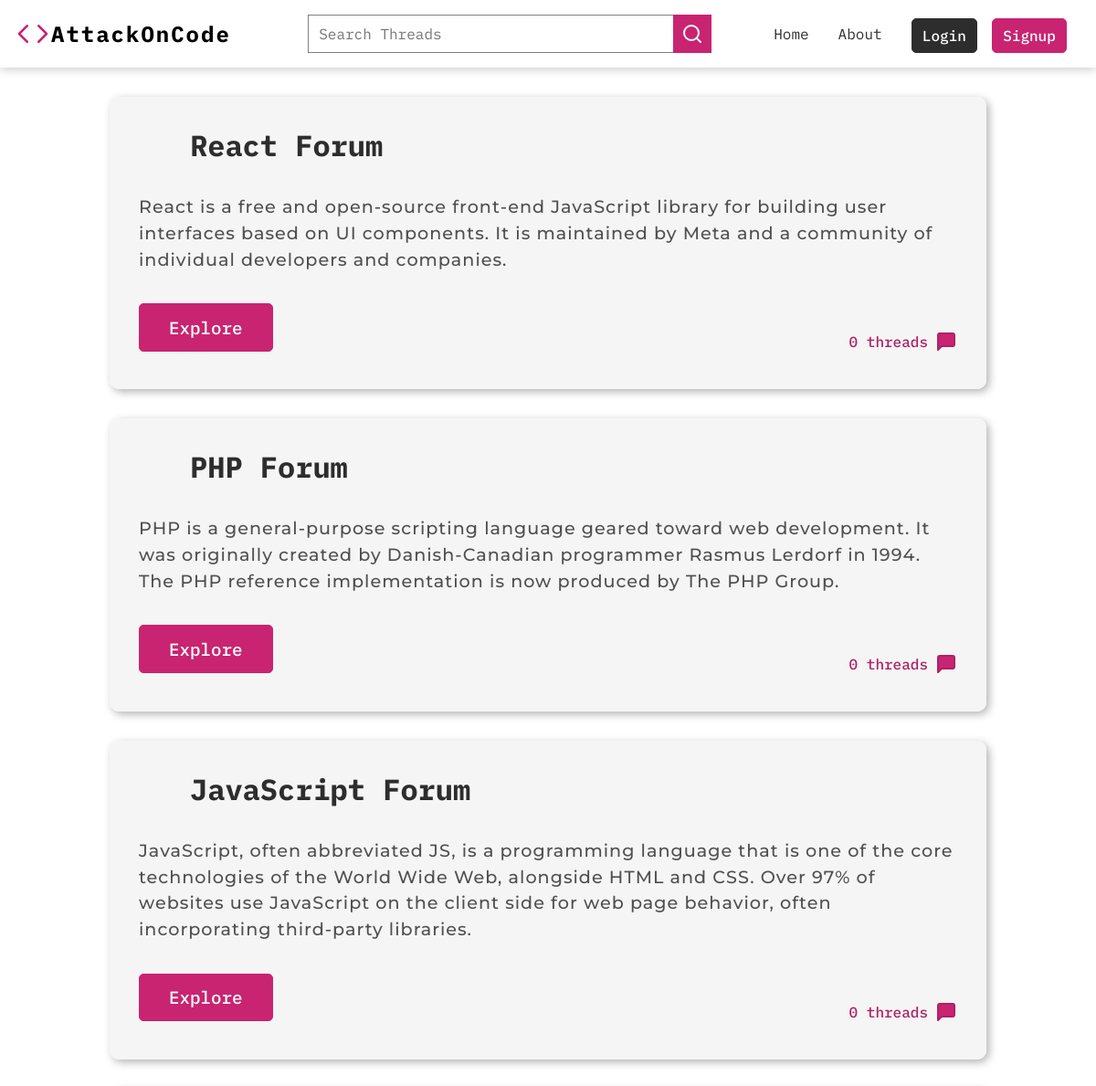
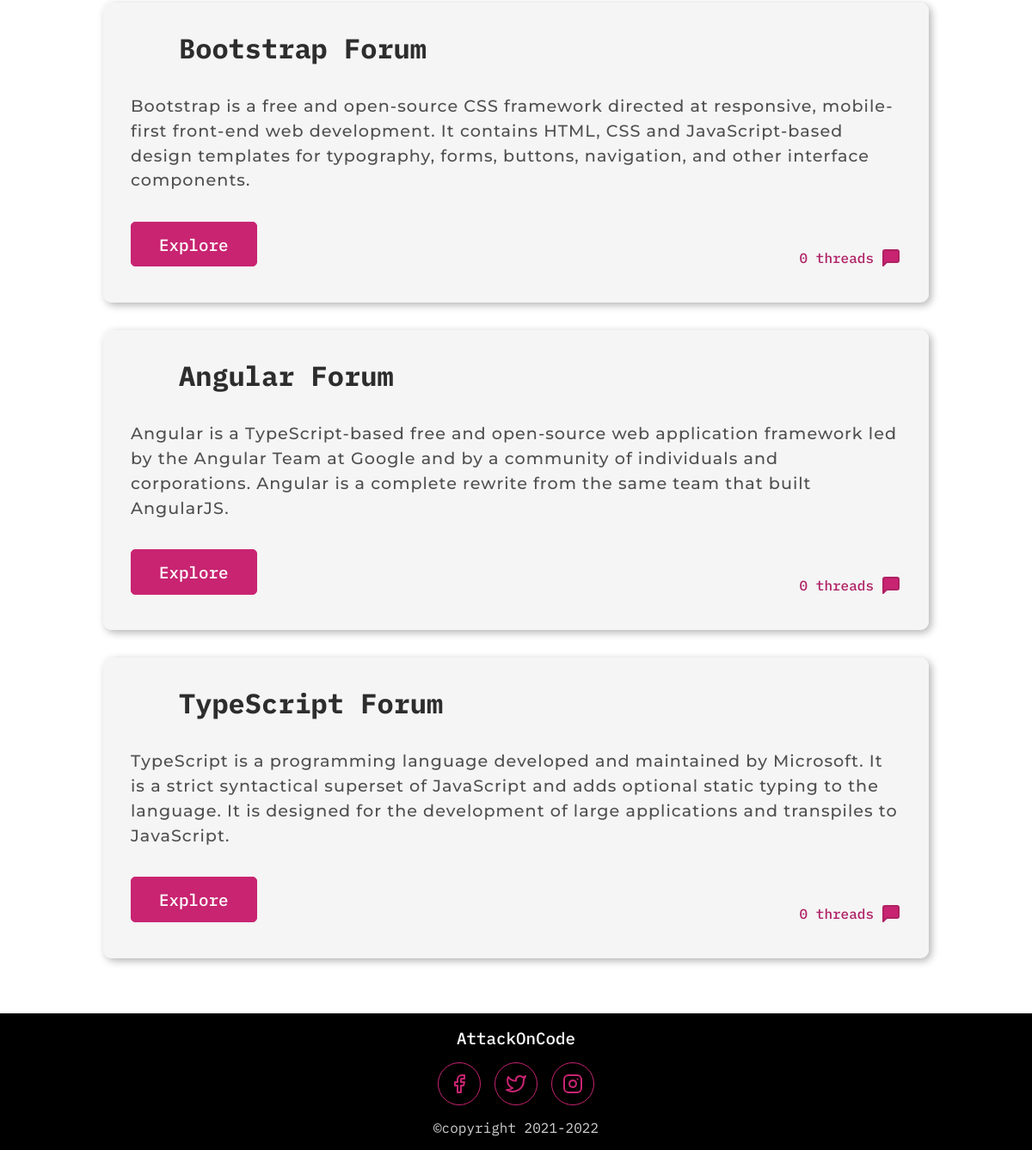
The page / on the database its author committed (2 pictures, top to bottom).
### tables this page shows
CREATE TABLE `categories` (
  `category_id` int(11) NOT NULL,
  `category_name` varchar(255) NOT NULL,
  `category_description` text NOT NULL,
  `category_createdat` datetime NOT NULL DEFAULT current_timestamp()
);

### index.php (the view, shortened to what this page needs)
<?php
    require "./partials/_connection.php";
    $stmt =  $mysqli->prepare("SELECT * FROM `categories`");
    $stmt->execute();
    $categoriesFetchingResult = $stmt->get_result();
    $categoriesFetchingArray = mysqli_fetch_all($categoriesFetchingResult, MYSQLI_ASSOC);
?>
<!DOCTYPE html>
<html lang="en">
<head>
    <link rel="stylesheet" href="./css/navbar.css">
    <link rel="stylesheet" href="./css/footer.css">
    <link rel="stylesheet" href="./css/homepage.css">
</head>
<body>
    <?php include "./partials/_navbar.php"; ?>
    <main id="categories">
        <div class="categories-container">
            <?php foreach($categoriesFetchingArray as $categories => $category): ?>
            <?php
                    $thread_cat_id = $category['category_id'];
                    $stmt =  $mysqli->prepare("SELECT COUNT(*) FROM `threads` WHERE thread_cat_id = ?");
                    $stmt->bind_param("i", $thread_cat_id);
                    $stmt->execute();
                    $countingThreadsResult = $stmt->get_result();
                    $threadCount = mysqli_fetch_array($countingThreadsResult);
            ?>
            <div class="category">
                <h2 class="category__heading">
                <?php echo htmlspecialchars($category['category_name']) ?> Forum</h2>
                <div class="category--padding">
                    <p class="category__description text"><?php echo htmlspecialchars($category['category_description']) ?></p>
                    <div class="btn-info-container">
                    <a class="category__btn" href="thread-list.php?category_id=<?php echo htmlspecialchars($category['category_id']) ?>">Explore</a>
                    <div class="number-of-threads">
                    <span><?php echo htmlspecialchars($threadCount[0]) ?> threads</span>
                        <svg xmlns="http://www.w3.org/2000/svg" width="24" height="24" viewBox="0 0 24 24" fill="#c82471" stroke="currentColor" stroke-width="2" stroke-linecap="round" stroke-linejoin="round" class="feather feather-message-square"><path d="M21 15a2 2 0 0 1-2 2H7l-4 4V5a2 2 0 0 1 2-2h14a2 2 0 0 1 2 2z"></path></svg>
                    </div>
                    </div>
                </div>
            </div>
            <?php endforeach; ?>
        </div>
    </main>
    <?php include "./partials/_footer.php" ?>
</body>
</html>

### css/navbar.css (style rules this page uses)
:root { --menu: #eeecec; --nav-bg: #ffffff; --nav-brand: black; --black: #2d2d2d; --gray: gray; --lightgray: lightgray; --red-2:#af2164; --red-1: #c82471; --veryDarkBlue: #06283D; --darkBlue: #1363DF; --lightBlue: #40a3e6; --veryLightBlue: #DFF6FF; --bg: #1f293a; --card-bg: hwb(0 96% 4%); --text: #505050; --validation: #af2164; --bs: 3px 3px 10px rgba(0, 0, 0, 0.3); --bsh: 4px 4px 10px rgba(0, 0, 0, 0.4); --placeholder: #2d2d2d; }
.text { font-family: 'Montserrat', sans-serif; font-weight: 500 !important; letter-spacing: 1px; line-height: 1.5; }
*, *::before, *::after { margin: 0; padding: 0; box-sizing: inherit; text-decoration: none; list-style: none; }
a { all: unset; }
html { box-sizing: border-box; scroll-behavior: smooth; }
body { font-family: 'IBM Plex Mono', monospace; min-height: 100vh; display: flex; flex-direction: column; }

### css/homepage.css (style rules this page uses)
body { background-color: var(--nav-bg); }
.categories-container { padding: 2rem 1rem; max-width: 992px; margin: 0 auto; }
.category { margin-bottom: 2rem; border-radius: 10px; box-shadow: var(--bs); -webkit-border-radius: 10px; -moz-border-radius: 10px; -ms-border-radius: 10px; -o-border-radius: 10px; transition: transform 200ms; -webkit-transition: transform 200ms; -moz-transition: transform 200ms; -ms-transition: transform 200ms; -o-transition: transform 200ms; }
.category__heading { padding: 2rem !important; background-color: var(--card-bg); color: var(--black); border-top-left-radius: 10px; border-top-right-radius: 10px; display: flex; align-items: center; }
.category__description { margin-bottom: 2rem; color: var(--text); font-weight: 400; }
.category--padding { padding: 0 2rem 2.5rem 2rem; color: var(--veryLightBlue); background-color: var(--card-bg); border-bottom-left-radius: 10px; border-bottom-right-radius: 10px; }
.category__btn { padding: 0.8rem 2rem; font-size: 1.4rem; background-color: var(--red-1); font-weight: 500; color: var(--nav-bg); border: 1px solid var(--red-1); border-radius: 5px; -webkit-border-radius: 5px; -moz-border-radius: 5px; -ms-border-radius: 5px; -o-border-radius: 5px; cursor: pointer; transition: color 100ms, background-color 200ms; -webkit-transition: color 100ms, background-color 200ms; -moz-transition: color 100ms, background-color 200ms; -ms-transition: color 100ms, background-color 200ms; -o-transition: color 100ms, background-color 200ms; }
@media screen and (min-width: 640px) { .btn-info-container { display: flex; justify-content: space-between; align-items: center; } }
.number-of-threads { margin-top: 2rem; font-weight: 500; color: var(--red-2); display: flex; margin-left: 0.5rem; align-items: center; }
.number-of-threads svg { margin-left: 0.5rem; }
@media screen and (min-width: 1100px) { .category__heading { font-size: 2rem; padding: 2rem; } }
@media screen and (min-width: 1100px) { .category__description { font-size: 1.2rem; } }
@media screen and (min-width: 1100px) { .category__btn { font-size: 1.2rem; } }

### rows shown on the page
categories: category_name "React", category_description "React is a free and open-source front-end JavaScript library for building user interfaces based on UI components. It is maintained by Meta and a community of individual developers and companies.", threadCount "0"
categories: category_name "PHP", category_description "PHP is a general-purpose scripting language geared toward web development. It was originally created by Danish-Canadian programmer Rasmus Lerdorf in 1994. The PHP reference implementation is now produced by The PHP Group.", threadCount "0"
categories: category_name "JavaScript", category_description "JavaScript, often abbreviated JS, is a programming language that is one of the core technologies of the World Wide Web, alongside HTML and CSS. Over 97% of websites use JavaScript on the client side for web page behavior, often incorporating third-party libraries.", threadCount "0"
categories: category_name "Bootstrap", category_description "Bootstrap is a free and open-source CSS framework directed at responsive, mobile-first front-end web development. It contains HTML, CSS and JavaScript-based design templates for typography, forms, buttons, navigation, and other interface components.", threadCount "0"
categories: category_name "Angular", category_description "Angular is a TypeScript-based free and open-source web application framework led by the Angular Team at Google and by a community of individuals and corporations. Angular is a complete rewrite from the same team that built AngularJS.", threadCount "0"
categories: category_name "TypeScript", category_description "TypeScript is a programming language developed and maintained by Microsoft. It is a strict syntactical superset of JavaScript and adds optional static typing to the language. It is designed for the development of large applications and transpiles to JavaScript.", threadCount "0"
